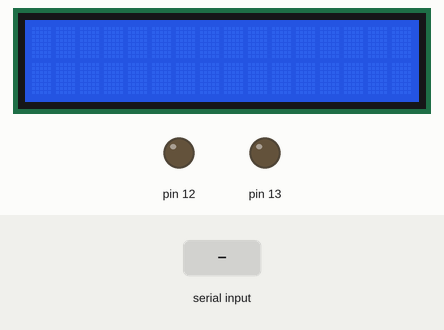
Recording of a sketch running on a simulated Arduino Uno, built with avr-gcc and run on an emulated ATmega328P. On the bench: 16×2 character LCD, output pins drawn as LEDs (lit = HIGH). The inputs (shaded band) are chosen by the test bench.

Above: at 1.2 s.
1.3 s: "90,45\n" received over Serial
At 2.8 s:
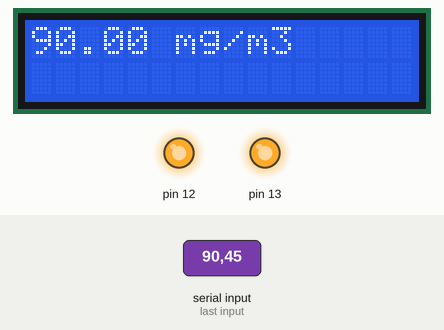
3.8 s: "5\n" received over Serial
At 5.8 s:
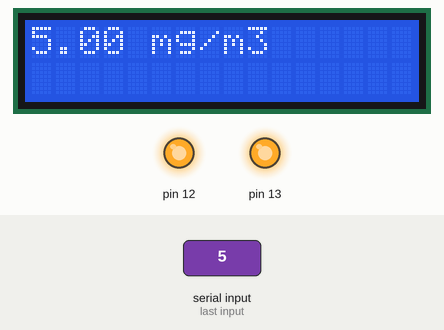
6.3 s: "90\n" received over Serial
At 7.7 s:
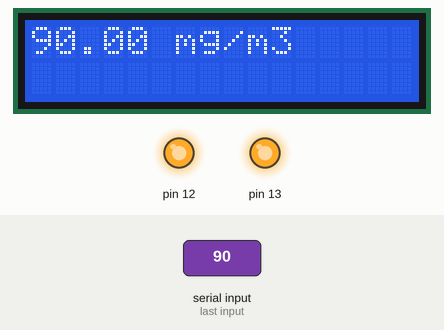
Timing chart, 0 to 9.3 s (numbered marks = the images above; inputs shaded):
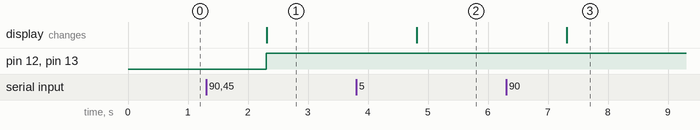

Measured:
- after the input at 1.3 s, pin 12, pin 13: LOW → HIGH after 1.0 s; the display: changes after 1.0 s (image 1)
- after the input at 3.8 s, the display: changes after 1.0 s (image 2)
- after the input at 6.3 s, the display: changes after 1.0 s (image 3)

The sketch:

sketch_sep03b.ino
```cpp
#include <LiquidCrystal.h>
#include <SoftwareSerial.h>

SoftwareSerial mySerial(10, 11); // RX, TX

const int rs=2, en=3, d4=4, d5=5, d6=6, d7=7 ;
LiquidCrystal lcd(rs,en,d4,d5,d6,d7);

void setup() {
  Serial.begin(9600);
  mySerial.begin(9600);
  lcd.begin(16, 2);
  pinMode(13,OUTPUT);
  pinMode(12,OUTPUT);


}

void loop() {
  while (Serial.available()){
    lcd.home();
    float mm = Serial.readStringUntil(59).toFloat();
    lcd.print(mm);
    lcd.println(" mg/m3");
    if(mm>0.05){
      digitalWrite(13,HIGH);
      digitalWrite(12,HIGH);
    }
    else{
      digitalWrite(13,LOW);
      digitalWrite(12,LOW);
    }
    mySerial.print(mm);

  }
}
```
